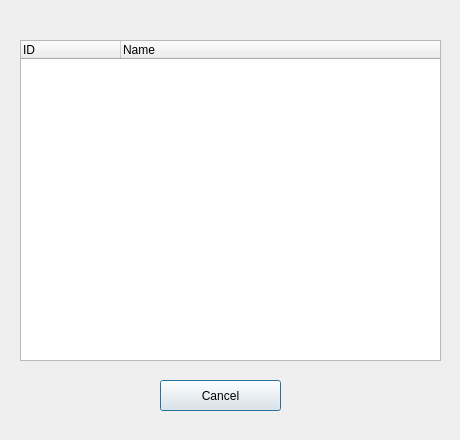
<?xml version="1.0" encoding="UTF-8"?>
<ui version="4.0">
 <class>DeleteItemDialog</class>
 <widget class="QDialog" name="DeleteItemDialog">
  <property name="geometry">
   <rect>
    <x>0</x>
    <y>0</y>
    <width>460</width>
    <height>440</height>
   </rect>
  </property>
  <property name="windowTitle">
   <string>Dialog</string>
  </property>
  <widget class="QTreeWidget" name="itemsTree">
   <property name="geometry">
    <rect>
     <x>20</x>
     <y>40</y>
     <width>421</width>
     <height>321</height>
    </rect>
   </property>
   <property name="itemsExpandable">
    <bool>true</bool>
   </property>
   <property name="sortingEnabled">
    <bool>false</bool>
   </property>
   <column>
    <property name="text">
     <string>ID</string>
    </property>
   </column>
   <column>
    <property name="text">
     <string>Name</string>
    </property>
   </column>
  </widget>
  <widget class="QPushButton" name="cancelButton">
   <property name="geometry">
    <rect>
     <x>160</x>
     <y>380</y>
     <width>121</width>
     <height>31</height>
    </rect>
   </property>
   <property name="text">
    <string>Cancel</string>
   </property>
  </widget>
 </widget>
 <resources/>
 <connections/>
</ui>
